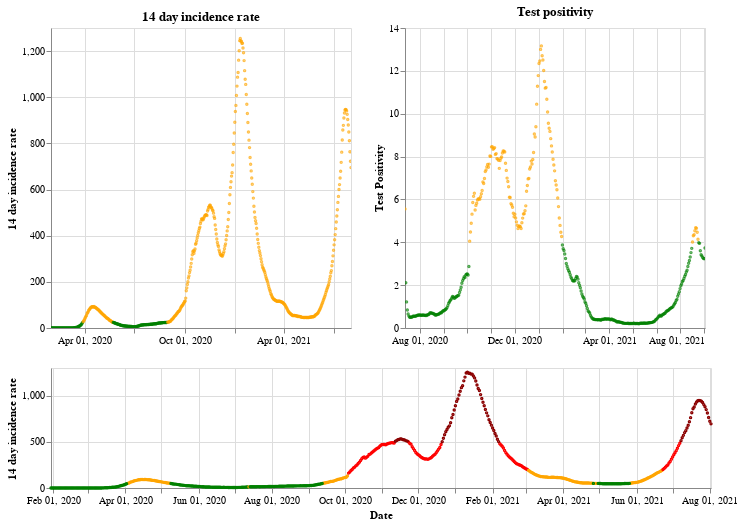

Notebook source saved alongside this figure:
### Markdown cell above
## England

### Code cell
plot_traffic_light('England')

### Figure 1 — Vega-Lite specification as saved in the notebook (floating-point values rounded to 4 significant figures; data arrays with more than 128 entries replaced by an {"elided": "..."} marker saying what was removed)
{"config": {"view": {"continuousWidth": 400, "continuousHeight": 300}}, "vconcat": [{"hconcat": [{"mark": {"type": "point", "size": 2}, "encoding": {"color": {"condition": {"value": "green", "test": "(datum.twoWeeklyCasesRate <= 25)"}, "value": "orange"}, "tooltip": [{"type": "nominal", "field": "areaName"}, {"type": "temporal", "field": "date"}, {"type": "quantitative", "field": "twoWeeklyCasesRate"}, {"type": "quantitative", "field": "testPositivity"}], "x": {"type": "temporal", "axis": {"title": ""}, "field": "date", "scale": {"domain": {"selection": "DateBrush"}}, "timeUnit": "yearmonthdate"}, "y": {"type": "quantitative", "axis": {"title": "14 day incidence rate"}, "field": "twoWeeklyCasesRate"}}, "title": "14 day incidence rate", "width": 300}, {"mark": {"type": "point", "size": 2}, "encoding": {"color": {"condition": {"value": "green", "test": "(datum.testPositivity <= 4)"}, "value": "orange"}, "tooltip": [{"type": "nominal", "field": "areaName"}, {"type": "temporal", "field": "date"}, {"type": "quantitative", "field": "twoWeeklyCasesRate"}, {"type": "quantitative", "field": "testPositivity"}], "x": {"type": "temporal", "axis": {"title": ""}, "field": "date", "scale": {"domain": {"selection": "DateBrush"}}, "timeUnit": "yearmonthdate"}, "y": {"type": "quantitative", "axis": {"title": "Test Positivity"}, "field": "testPositivity"}}, "title": "Test positivity", "width": 300}]}, {"layer": [{"mark": {"type": "point", "size": 2}, "encoding": {"color": {"condition": {"value": "orange", "test": "(((datum.testPositivity < 4) && (datum.twoWeeklyCasesRate >= 50)) && (datum.twoWeeklyCasesRate < 200))"}, "value": "red"}, "opacity": {"condition": {"value": 1, "test": "((datum.twoWeeklyCasesRate >= 50) && (datum.twoWeeklyCasesRate < 500))"}, "value": 0}, "tooltip": [{"type": "nominal", "field": "areaName"}, {"type": "temporal", "field": "date"}, {"type": "quantitative", "field": "twoWeeklyCasesRate"}, {"type": "quantitative", "field": "testPositivity"}], "x": {"type": "temporal", "axis": {"title": "Date"}, "field": "date", "timeUnit": "yearmonthdate"}, "y": {"type": "quantitative", "axis": {"title": "14 day incidence rate"}, "field": "twoWeeklyCasesRate"}}, "selection": {"DateBrush": {"type": "interval", "encodings": ["x"], "fields": ["Time"]}}}, {"mark": {"type": "point", "size": 2}, "encoding": {"color": {"value": "darkred"}, "opacity": {"condition": {"value": 1, "test": "(datum.twoWeeklyCasesRate >= 500)"}, "value": 0}, "tooltip": [{"type": "nominal", "field": "areaName"}, {"type": "temporal", "field": "date"}, {"type": "quantitative", "field": "twoWeeklyCasesRate"}, {"type": "quantitative", "field": "testPositivity"}], "x": {"type": "temporal", "axis": {"title": "Date"}, "field": "date", "timeUnit": "yearmonthdate"}, "y": {"type": "quantitative", "axis": {"title": "14 day incidence rate"}, "field": "twoWeeklyCasesRate"}}}, {"mark": {"type": "point", "size": 2}, "encoding": {"color": {"condition": {"value": "green", "test": "((datum.testPositivity < 4) && (datum.twoWeeklyCasesRate < 50))"}, "value": "orange"}, "opacity": {"condition": {"value": 1, "test": "(datum.twoWeeklyCasesRate < 50)"}, "value": 0}, "tooltip": [{"type": "nominal", "field": "areaName"}, {"type": "temporal", "field": "date"}, {"type": "quantitative", "field": "twoWeeklyCasesRate"}, {"type": "quantitative", "field": "testPositivity"}], "x": {"type": "temporal", "axis": {"title": "Date"}, "field": "date", "timeUnit": "yearmonthdate"}, "y": {"type": "quantitative", "axis": {"title": "14 day incidence rate"}, "field": "twoWeeklyCasesRate"}}}], "height": 120, "width": 660}], "data": {"name": "data-d861a91488216e11ce03c718a6d0d55e"}, "$schema": "https://vega.github.io/schema/vega-lite/v4.8.1.json", "datasets": {"data-d861a91488216e11ce03c718a6d0d55e": {"elided": "551 records"}}}
